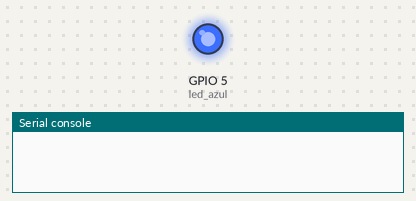
This program was run on a simulated ESP32 board running MicroPython. Parts: output pins drawn as LEDs (lit = HIGH), the last lines printed to the serial console. Wiring (from the project's diagram.json): blue LED on GPIO 5.

Above: at 1.0 s.
At 3.0 s:
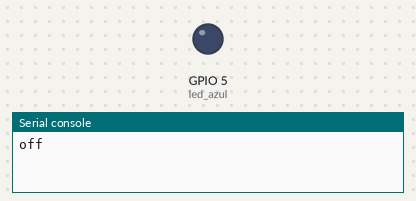
Timing chart, 0 to 5.2 s (numbered marks = the images above):
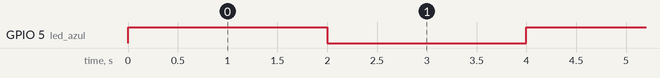

The program:

main.py
```python
#Se llaman los Modulos a Trabajar
from  machine import Pin
from utime import sleep

#Se crea el Objeto

led_azul = Pin(5, Pin.OUT)

#Se crea el ciclo

while True:
  led_azul.value(1)
  sleep(2)
  print("off")
  led_azul.value(0)
  sleep(2)
  print("on")
```

Measured:
- by itself, GPIO 5 (led_azul): alternates HIGH for 2.0 s and LOW for 2.0 s
